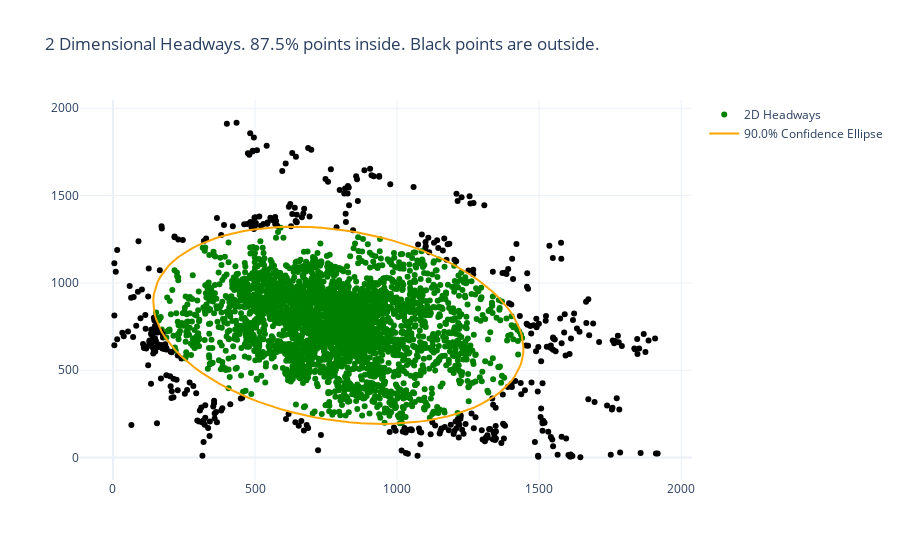

Notebook cell for this chart:
### Code cell
#Draw confidence ellipse
fig = go.Figure()
x, y = ellipse(
    mus=mus, 
    ei_vecs=ei_vecs,
    ei_vals=ei_vals
)

#Scatter points
fig.add_trace(go.Scatter(
    name='2D Headways',
    x=hw_bcovid_2d.h12,
    y=hw_bcovid_2d.h23,
    mode=' markers',
    marker=dict(
        color=['green' if ins_ellip else 'black' for ins_ellip in hw_bcovid_2d.inside]
    )
))

#Confidence ellipse
fig.add_trace(go.Scatter(
    name='{}% Confidence Ellipse'.format(conf*100),
    x=x,
    y=y,
    mode='lines',
    line=dict(
        color='orange'
    )
))

#Update the layout
fig.update_layout(
    title='2 Dimensional Headways. {}% points inside. Black points are outside.'.format(ins_percent),
    showlegend=True
)
fig.show()

### Figure 1 — Plotly figure (JSON) as saved in the notebook; plotly's stock layout.template omitted (floating-point values rounded to 4 significant figures; data arrays with more than 128 entries replaced by an {"elided": "..."} marker saying what was removed)
{"data": [{"marker": {"color": {"elided": "3501 str values"}}, "mode": "markers", "name": "2D Headways", "type": "scatter", "x": {"elided": "3501 int values"}, "y": {"elided": "3501 int values"}}, {"line": {"color": "orange"}, "mode": "lines", "name": "90.0% Confidence Ellipse", "type": "scatter", "x": [193.5, 178.6, 166.1, 156.2, 148.9, 144.1, 142.0, 142.5, 145.6, 151.3, 159.6, 170.4, 183.8, 199.6, 217.8, 238.3, 261.1, 286.0, 312.9, 341.8, 372.5, 404.9, 438.8, 474.2, 510.9, 548.7, 587.4, 627.1, 667.3, 708.1, 749.3, 790.6, 831.9, 873.1, 913.9, 954.3, 994.0, 1033.0, 1071.0, 1108.0, 1143.0, 1177.0, 1210.0, 1241.0, 1270.0, 1297.0, 1322.0, 1345.0, 1366.0, 1385.0, 1401.0, 1414.0, 1426.0, 1434.0, 1440.0, 1444.0, 1445.0, 1443.0, 1438.0, 1431.0, 1422.0, 1410.0, 1395.0, 1378.0, 1359.0, 1337.0, 1313.0, 1287.0, 1259.0, 1230.0, 1198.0, 1165.0, 1130.0, 1094.0, 1057.0, 1019.0, 979.3, 939.4, 898.8, 857.8, 816.6, 775.3, 734.0, 693.0, 652.3, 612.3, 573.0, 534.5, 497.1, 460.9, 426.1, 392.7, 360.9, 330.9, 302.7, 276.5, 252.4, 230.5, 210.8, 193.5], "y": [1094.0, 1064.0, 1034.0, 1002.0, 969.1, 935.5, 901.2, 866.3, 831.0, 795.3, 759.5, 723.8, 688.1, 652.7, 617.7, 583.3, 549.7, 516.8, 484.9, 454.1, 424.5, 396.3, 369.5, 344.3, 320.7, 298.9, 279.0, 261.0, 244.9, 231.0, 219.1, 209.4, 202.0, 196.7, 193.8, 193.1, 194.6, 198.5, 204.5, 212.8, 223.3, 236.0, 250.7, 267.5, 286.3, 307.0, 329.4, 353.6, 379.4, 406.8, 435.5, 465.6, 496.8, 529.1, 562.3, 596.3, 630.9, 666.0, 701.5, 737.3, 773.1, 808.8, 844.4, 879.5, 914.2, 948.3, 981.6, 1014.0, 1045.0, 1076.0, 1104.0, 1132.0, 1158.0, 1182.0, 1205.0, 1226.0, 1245.0, 1262.0, 1277.0, 1290.0, 1301.0, 1309.0, 1316.0, 1320.0, 1322.0, 1321.0, 1318.0, 1313.0, 1306.0, 1297.0, 1285.0, 1272.0, 1256.0, 1238.0, 1218.0, 1197.0, 1173.0, 1148.0, 1122.0, 1094.0]}], "layout": {"showlegend": true, "title": {"text": "2 Dimensional Headways. 87.5% points inside. Black points are outside."}}}
